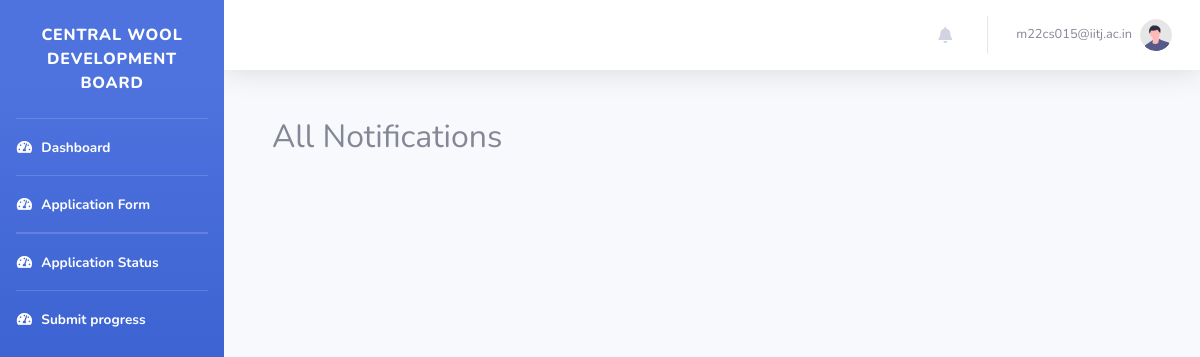
Page /dashboard/show-all-notifications/ (signed in) on the earlier database version.
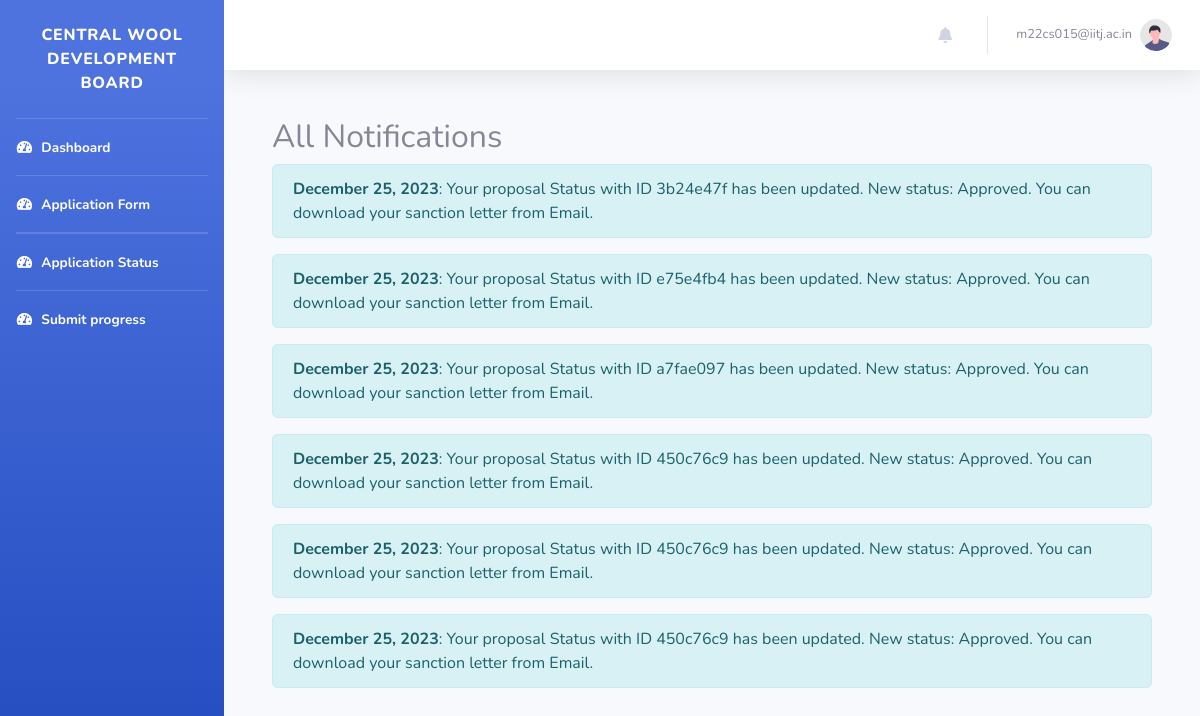
Same page on the later database version.
### authapp/models.py (models this page shows, shortened)
class CustomUser(AbstractBaseUser, PermissionsMixin):
    AGENCY_NATURE_CHOICES = [
        ("Central Federations", "Central Federations"),
        ("State Federations", "State Federations"),
        ("Central Sheep & Wool Boards", "Central Sheep & Wool Boards"),
        ("State Sheep & Wool Boards", "State Sheep & Wool Boards"),
        ("UT Govt. Sheep & Wool Boards", "UT Govt. Sheep & Wool Boards"),
        ("UT Govt. Sheep & Wool Federations", "UT Govt. Sheep & Wool Federations"),
        ("State Govt. Corporations Federations", "State Govt. Corporations Federations"),
        ("Central Departments", "Central Departments"),
        ("State Departments", "State Departments"),
        ("UT Statutory Departments", "UT Statutory Departments"),
        ("Autonomous and Advisory Bodies Departments", "Autonomous and Advisory Bodies Departments"),
        ("State Cooperative Departments", "State Cooperative Departments"),
        ("UT Cooperative Departments", "UT Cooperative Departments"),
        ("Central Govt Cooperative Departments", "Central Govt Cooperative Departments"),
        ("Central Govt Animal Husbandry Department", "Central Govt Animal Husbandry Department"),
        ("State Govt. Animal Husbandry Department", "State Govt. Animal Husbandry Department"),
        ("UT Animal Husbandry Department", "UT Animal Husbandry Department"),
        ("State Industries Department", "State Industries Department"),
        ("Central Industries Department", "Central Industries Department"),
        ("UT Industries Department", "UT Industries Department"),
        ("Central Organizations", "Central Organizations"),
        ("State Organizations", "State Organizations"),
        ("UT Government Organizations", "UT Government Organizations"),
        ("Universities of State", "Universities of State"),
        ("Universities of Central Govt", "Universities of Central Govt"),
        ("Universities of UT", "Universities of UT"),
        ("Govt. marketing event organizers", "Govt. marketing event organizers"),
        ("Central Research & Development Institutions", "Central Research & Development Institutions"),
        ("State Research & Development Institutions", "State Research & Development Institutions"),
        ("UT Govts. Autonomous Research & Development Institutions", "UT Govts. Autonomous Research & Development Institutions"),
        ("Statutory Bodies Research & Development Institutions", "Statutory Bodies Research & Development Institutions"),
        ("Textiles Research Associations (TRAs)", "Textiles Research Associations (TRAs)"),
    ]
    is_staff = models.BooleanField(default=False)
    is_active = models.BooleanField(default=True)
    date_joined = models.DateTimeField(default=timezone.now)
    agency_name = models.CharField(max_length=100,blank=False,null=False,default="")
    agency_nature = models.CharField(
        max_length=100, choices=AGENCY_NATURE_CHOICES, default='Central Federations')
    registration_number = models.CharField(max_length=100, blank=True, null=True)
    address = models.TextField(default="",blank=False,null=False)
    pincode = models.CharField(max_length=10,blank=False,null=False,default="")
    contact_person_name = models.CharField(max_length=100,blank=False,null=False,default="")
    contact_person_designation = models.CharField(max_length=100,blank=False,null=False,default="")
    email = models.EmailField(_("email address"), unique=True,default="")
    contact_person_mobile = models.CharField(max_length=12,blank=False,null=False,default="")
    USERNAME_FIELD = "email"
    REQUIRED_FIELDS = []
    objects = CustomUserManager()

class Notification(models.Model):
    user = models.ForeignKey(settings.AUTH_USER_MODEL ,on_delete=models.CASCADE)
    message = models.TextField()
    created_at = models.DateTimeField(auto_now_add=True)
    is_read = models.BooleanField(default=False)

### authapp/views.py (the view)
# urls.py: path('dashboard/show-all-notifications/', views.show_all_notifications, name='show_all_notifications'),
@login_required
def show_all_notifications(request):
    all_notifications = Notification.objects.filter(user=request.user).order_by('-created_at')
    return render(request, 'all_notifications.html', {'all_notifications': all_notifications})

### templates/all_notifications.html
{% extends 'base_dashboard.html' %}
{% block content %}
  <div class="container mt-5">
    <h2>All Notifications</h2>
    {% for notification in all_notifications %}
      <div class="alert alert-info" role="alert">
        <strong>{{ notification.created_at|date:"F d, Y" }}</strong>: {{ notification.message }}
      </div>
    {% endfor %}
  </div>
{% endblock %}

### templates/base_dashboard.html (shortened to what this page needs)
{% load static %}
<!DOCTYPE html>
<html lang="en">
<head>
    <link href="{%static 'css/user_dashboard/all.min.css'%}" rel="stylesheet" type="text/css">
        <link rel="stylesheet" href="https://cdnjs.cloudflare.com/ajax/libs/font-awesome/5.15.3/css/all.min.css">
    <link href="{%static 'css/user_dashboard/sb-admin-2.min.css'%}" rel="stylesheet">
</head>
<body id="page-top">
    <div id="wrapper">
        <ul class="navbar-nav bg-gradient-primary sidebar sidebar-dark accordion" id="accordionSidebar">
             <br>
            <a class="sidebar-brand d-flex align-items-center justify-content-center" href="index.html">
                <div class="sidebar-brand-text mx-sm-2">Central Wool Development Board</div>
            </a>
            <br>
            <hr class="sidebar-divider my-0">
            <li class="nav-item active">
                <a class="nav-link" href="{% url 'authapp:dashboard' %}">
                    <i class="fas fa-fw fa-tachometer-alt"></i>
                    <span>Dashboard</span></a>
            </li>
             <hr class="sidebar-divider my-0">
             <li class="nav-item active">
                <a class="nav-link" href="{% url 'authapp:submit_proposal' %}">
                    <i class="fas fa-fw fa-tachometer-alt"></i>
                    <span>Application Form</span></a>
            </li>
             <hr class="sidebar-divider my-0">
             <hr class="sidebar-divider my-0">
             <li class="nav-item active">
                <a class="nav-link" href="{% url 'authapp:proposal_status' %}">
                    <i class="fas fa-fw fa-tachometer-alt"></i>
                    <span>Application Status</span></a>
            </li>
            <hr class="sidebar-divider my-0">
             <li class="nav-item active">
                <a class="nav-link" href="{% url 'authapp:progress_report' %}">
                    <i class="fas fa-fw fa-tachometer-alt"></i>
                    <span>Submit progress</span></a>
            </li>
        </ul>
        <div id="content-wrapper" class="d-flex flex-column">
            <div id="content">
                 <nav class="navbar navbar-expand navbar-light bg-white topbar mb-4 static-top shadow ">
                    <ul class="navbar-nav ml-auto">
<li class="nav-item dropdown no-arrow mx-1">
    <a class="nav-link dropdown-toggle" href="#" id="alertsDropdown" role="button"
        data-toggle="dropdown" aria-haspopup="true" aria-expanded="false">
        <i class="fas fa-bell fa-fw"></i>
    </a>
</li>
                        <li class="nav-item dropdown no-arrow">
                            <a class="nav-link dropdown-toggle" href="#" id="userDropdown" role="button"
                                data-toggle="dropdown" aria-haspopup="true" aria-expanded="false">
                                <span class="mr-2 d-none d-lg-inline text-gray-600 small">{{user.email}}</span>
                                <img class="img-profile rounded-circle"
                                    src="{%static 'img/undraw_profile.svg'%}">
                            </a>
                        </li>
                    </ul>
</nav>
                <div class="container-fluid">
                   {% block content %}{% endblock %}
                </div>
        </div>
    </div>
</body>
</html>

Differences in the rows shown:
added Notification: created_at "December 25, 2023", message "Your proposal Status with ID 3b24e47f has been updated. New status: Approved. You can download your sanction letter from Email."
added Notification: created_at "December 25, 2023", message "Your proposal Status with ID e75e4fb4 has been updated. New status: Approved. You can download your sanction letter from Email."
added Notification: created_at "December 25, 2023", message "Your proposal Status with ID a7fae097 has been updated. New status: Approved. You can download your sanction letter from Email."
added Notification: created_at "December 25, 2023", message "Your proposal Status with ID 450c76c9 has been updated. New status: Approved. You can download your sanction letter from Email."
added Notification: created_at "December 25, 2023", message "Your proposal Status with ID 450c76c9 has been updated. New status: Approved. You can download your sanction letter from Email."
added Notification: created_at "December 25, 2023", message "Your proposal Status with ID 450c76c9 has been updated. New status: Approved. You can download your sanction letter from Email."
